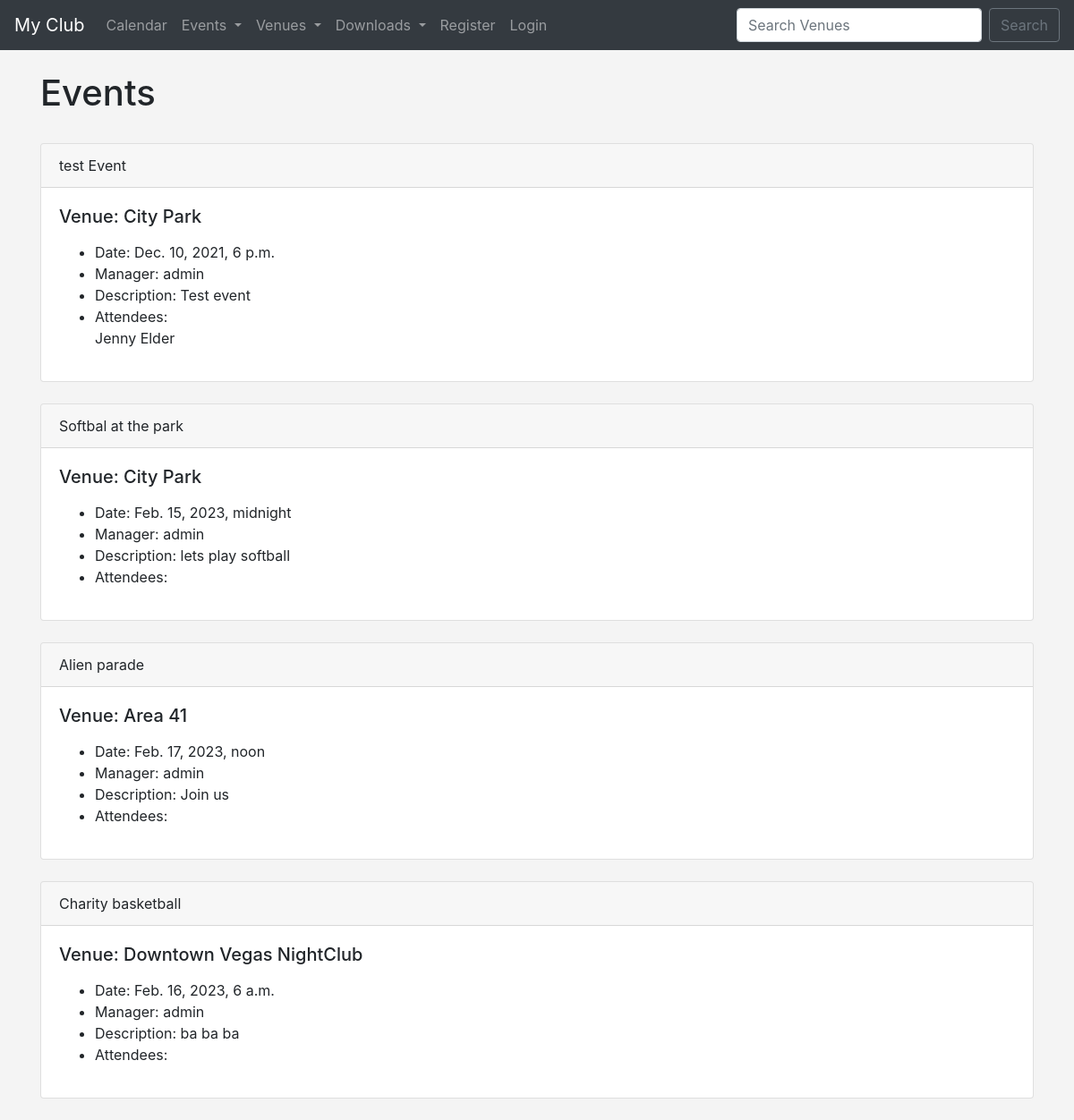
The app's page /events with its own data.
### events/models.py (models this page shows)
class Event(models.Model):
    name = models.CharField('Event name', max_length=128)
    event_date = models.DateTimeField('Event date')
    venue = models.ForeignKey(Venue, blank=True, null=True, on_delete=models.CASCADE)
    manager = models.ForeignKey(User, blank=True, null=True, on_delete=models.SET_NULL)
    description = models.TextField(blank=True)
    attendees = models.ManyToManyField(MyClubUser, blank=True)
    def __str__(self):
        return self.name

class Venue(models.Model):
    name = models.CharField('Venue name', max_length=128)
    address = models.CharField(max_length=300)
    zip_code = models.CharField('Zip code', max_length=15)
    phone = models.CharField('Contact phone', max_length=15, blank=True)
    web = models.URLField('Website Address', blank=True)
    email_address = models.EmailField('Email Address',blank=True)
    def __str__(self):
        return self.name

class MyClubUser(models.Model):
    first_name = models.CharField(max_length=30)
    last_name = models.CharField(max_length=30)
    email = models.EmailField('User Email')
    def __str__(self):
        return self.first_name + ' ' + self.last_name

### events/views.py (the view)
# urls.py: path('events', views.all_events, name='list-events'),
def all_events(request):
    event_list = Event.objects.all().order_by('?')
    return render(request, 'events/events_list.html', {
        'event_list': event_list
    })

### events/templates/events/events_list.html (shortened to what this page needs)
{% extends 'events/base.html' %}
{% block content %}
    <h1>Events</h1>
    <br>
    {% for event in event_list %}
      <div class="card">
          <div class="card-header">
              {{ event }}
          </div>
          <div class="card-body">
            <h5 class="card-title">Venue: {{ event.venue }}</h5>
            <p class="card-text">
              <ul>
                  <li>Date: {{ event.event_date }}</li>
                  <li>Manager: {{ event.manager }}</li>
                  <li>Description: {{ event.description }}</li>
                  <li>
                      Attendees: <br>
                      {% for user in event.attendees.all %}
                          {{ user }} <br>
                      {% endfor %}
                  </li>
              </ul>
            </p>
          </div>
      </div>
        <br>
    {% endfor %}
{% endblock %}

### events/templates/events/base.html (shortened to what this page needs)
<!doctype html>
<html lang="en">
  <head>
    <link rel="stylesheet" href="https://cdn.jsdelivr.net/npm/bootstrap@4.3.1/dist/css/bootstrap.min.css">
  </head>
  <body>
    {% include 'events/navbar.html' %}
    <br>
    <div class="container">
      {% block content %}
      {% endblock %}
    </div>
  </body>
</html>

### events/templates/events/navbar.html (shortened to what this page needs)
<nav class="navbar navbar-expand-lg navbar-dark bg-dark">
    <a class="navbar-brand" href="{% url 'home' %}">My Club</a>
    <div class="collapse navbar-collapse" id="navbarSupportedContent">
      <ul class="navbar-nav mr-auto">
        <li class="nav-item">
          <a class="nav-link" href="{% url 'home' year='2023' month='March' %}">Calendar</a>
        </li>
        <li class="nav-item dropdown">
          <a class="nav-link dropdown-toggle" href="#" id="navbarDropdown" role="button" data-toggle="dropdown" aria-haspopup="true" aria-expanded="false">
            Events
          </a>
        </li>
        <li class="nav-item dropdown">
          <a class="nav-link dropdown-toggle" href="#" id="navbarDropdown" role="button" data-toggle="dropdown" aria-haspopup="true" aria-expanded="false">
            Venues
          </a>
        </li>
        <li class="nav-item dropdown">
          <a class="nav-link dropdown-toggle" href="#" id="navbarDropdown" role="button" data-toggle="dropdown" aria-haspopup="true" aria-expanded="false">
            Downloads
          </a>
        </li>
        {% if user.is_authenticated %}
          <li class="nav-item">
            <a class="nav-link" href="{% url 'logout' %}">Logout</a>
          </li>
        {% else %}
        <li class="nav-item">
          <a class="nav-link" href="{% url 'register' %}">Register</a>
        </li>
          <li class="nav-item">
            <a class="nav-link" href="{% url 'login' %}">Login</a>
          </li>
        {% endif %}
      </ul>
      <form class="form-inline my-2 my-lg-0" method="POST" action="{% url 'search-venues' %}">
        <input class="form-control mr-sm-2" type="search" placeholder="Search Venues" name="searched" aria-label="Search">
        <button class="btn btn-outline-secondary my-2 my-sm-0" type="submit">Search</button>
      </form>
    </div>
  </nav>

### events/templates/events/base.html (style rules this page uses)
body { background: #f4f4f4; }

### records on screen
Event: name "test Event", venue "City Park", event_date "Dec. 10, 2021, 6 p.m.", manager "admin", description "Test event"
MyClubUser: first_name+last_name "Jenny Elder"
Event: name "Softbal at the park", venue "City Park", event_date "Feb. 15, 2023, midnight", manager "admin", description "lets play softball"
Event: name "Alien parade", venue "Area 41", event_date "Feb. 17, 2023, noon", manager "admin", description "Join us"
Event: name "Charity basketball", venue "Downtown Vegas NightClub", event_date "Feb. 16, 2023, 6 a.m.", manager "admin", description "ba ba ba"
